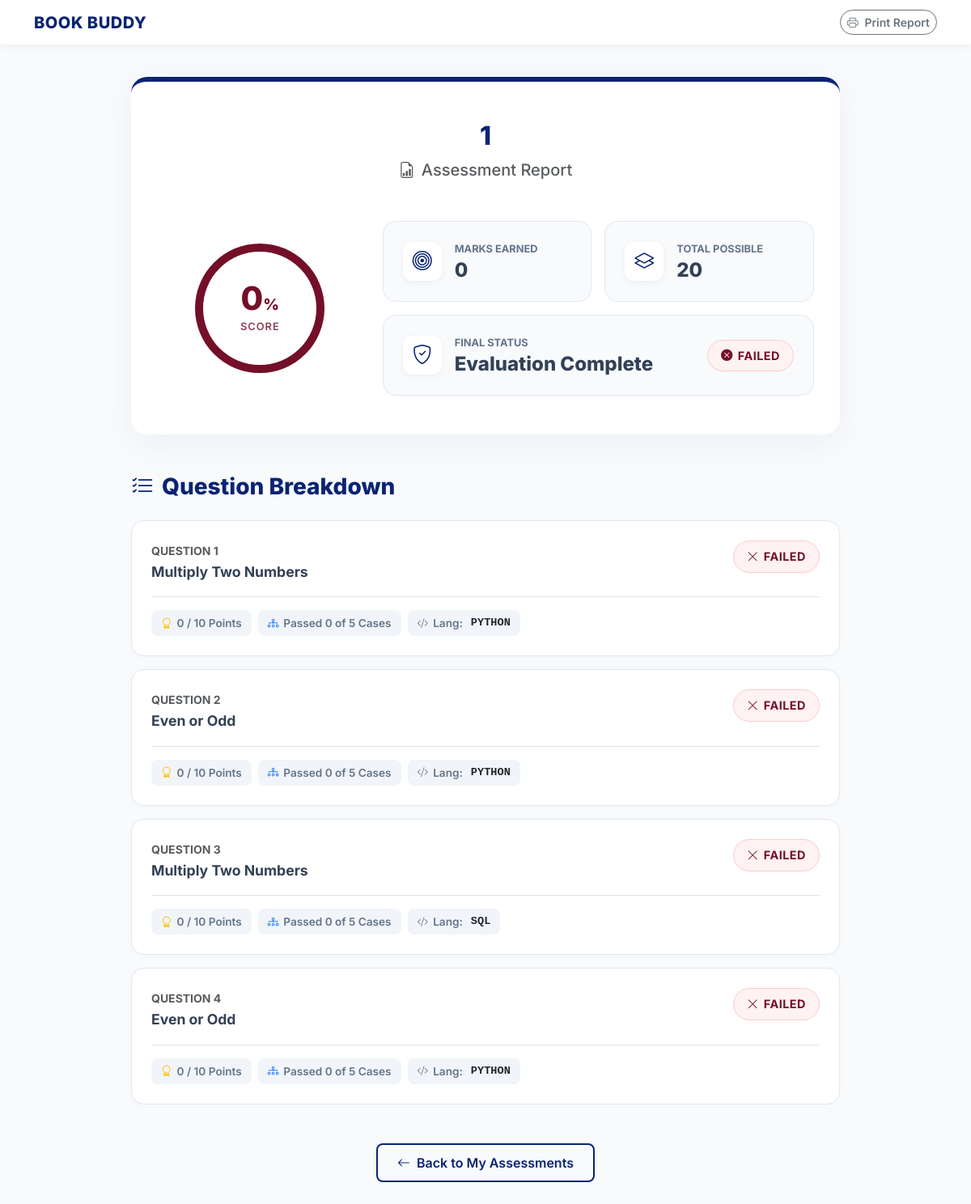
The page /student-results/1 (signed in) on the database its author committed.
### app.py (models this page shows, shortened)
class Testmaintain(db.Model):
    __tablename__ = 'test_maintain'
    id = db.Column(db.Integer, primary_key=True)
    test_title = db.Column(db.String(50))
    date = db.Column(db.Date)
    start_time = db.Column(db.DateTime)
    end_time = db.Column(db.DateTime)
    status = db.Column(db.String(20), default='draft')
    total_points = db.Column(db.Integer, default=0)
    question_id = db.Column(db.Integer, db.ForeignKey('question.id'), nullable=False)

class TestResult(db.Model):
    id = db.Column(db.Integer, primary_key=True)
    student_id = db.Column(db.Integer, db.ForeignKey('student.id'), nullable=False)
    test_id = db.Column(db.Integer, db.ForeignKey('test_maintain.id'), nullable=False)
    total_marks_obtained = db.Column(db.Integer, default=0)
    total_marks_possible = db.Column(db.Integer, default=0)
    percentage = db.Column(db.Float, default=0)
    status = db.Column(db.String(20), default='attempted')
    entry_time = db.Column(db.DateTime, default=ist_now) # Forced IST
    exit_time = db.Column(db.DateTime)
    submitted_at = db.Column(db.DateTime, default=ist_now) # Forced IST
    student = db.relationship('Student', backref='test_results')
    test = db.relationship('Testmaintain', backref='results')

class Submission(db.Model):
    id = db.Column(db.Integer, primary_key=True)
    code = db.Column(db.Text, nullable=False)
    language = db.Column(db.String(20))
    status = db.Column(db.String(20))
    timestamp = db.Column(db.DateTime, default=ist_now) # Forced IST
    marks_obtained = db.Column(db.Integer, default=0)
    total_marks = db.Column(db.Integer, default=0)
    test_cases_passed = db.Column(db.Integer, default=0)
    total_test_cases = db.Column(db.Integer, default=0)
    student_id = db.Column(db.Integer, db.ForeignKey('student.id'), nullable=False)
    question_id = db.Column(db.Integer, db.ForeignKey('question.id'), nullable=False)
    test_id = db.Column(db.Integer, db.ForeignKey('test_maintain.id'), nullable=True)
    student = db.relationship('Student', backref='submissions')
    question = db.relationship('Question', backref='submissions')
    test = db.relationship('Testmaintain', backref='submissions')

class Question(db.Model):
    id = db.Column(db.Integer, primary_key=True)
    question_id = db.Column(db.String(20))
    title = db.Column(db.String(200))
    description = db.Column(db.Text)
    input_format = db.Column(db.Text)
    output_format = db.Column(db.Text)
    constraints = db.Column(db.Text)
    explanation = db.Column(db.Text)
    difficulty = db.Column(db.String(20))
    test_cases = db.relationship('TestCase', backref='question', lazy=True, cascade='all, delete-orphan')

### app.py (the view)
@app.route('/student-results/<int:test_id>')
@login_required
def student_results(test_id):
    test = Testmaintain.query.get_or_404(test_id)
    result = TestResult.query.filter_by(test_id=test_id, student_id=current_user.id).first()
    submissions = Submission.query.filter_by(test_id=test_id, student_id=current_user.id).all()
    return render_template('student_results.html', test=test, result=result, submissions=submissions)

### app.py (called while the page is built)
def ist_now():
    return datetime.now(ist).replace(tzinfo=None)

@app.context_processor
def inject_now():
    return {'now': ist_now()}

@login_manager.user_loader
def load_user(user_id):
    student = Student.query.get(int(user_id))
    if student:
        return student
    return User.query.get(int(user_id))

### templates/student_results.html (shortened to what this page needs)
<!DOCTYPE html>
<html lang="en">
<head>
    <link href="https://cdn.jsdelivr.net/npm/bootstrap@5.3.0/dist/css/bootstrap.min.css" rel="stylesheet">
    <link rel="stylesheet" href="https://cdn.jsdelivr.net/npm/bootstrap-icons@1.11.1/font/bootstrap-icons.css">
</head>
<body>
    <nav class="navbar sticky-top">
        <div class="container d-flex justify-content-between align-items-center">
            <a class="brand-wrapper" href="/">
                <h2 class="brand-name d-none d-sm-block">BOOK BUDDY</h2>
            </a>
            <div class="d-flex align-items-center gap-3">
                <button onclick="window.print()" class="btn btn-outline-secondary btn-sm rounded-pill fw-semibold print-hide">
                    <i class="bi bi-printer me-1"></i> Print Report
                </button>
            </div>
        </div>
    </nav>
    <div class="container" style="max-width: 900px;">
        <div class="result-hero-card">
            <div class="text-center page-header mb-5">
                <h1>{{ test.test_title }}</h1>
                <p class="text-muted fw-medium fs-5"><i class="bi bi-file-earmark-bar-graph me-2"></i>Assessment Report</p>
            </div>
            {% if result %}
            <div class="row align-items-center g-4">
                <div class="col-md-4 text-center">
                    <div class="score-circle-wrapper">
                        <div class="score-circle
                            {% if result.percentage >= 70 %}score-high
                            {% elif result.percentage >= 40 %}score-medium
                            {% else %}score-low{% endif %}">
                            <span class="score-value">{{ "%.0f"|format(result.percentage) }}<small style="font-size: 1.2rem;">%</small></span>
                            <span class="score-label">Score</span>
                        </div>
                    </div>
                </div>
                <div class="col-md-8">
                    <div class="row g-3">
                        <div class="col-sm-6">
                            <div class="stat-box">
                                <div class="stat-icon"><i class="bi bi-bullseye"></i></div>
                                <div class="stat-content">
                                    <label>Marks Earned</label>
                                    <h3>{{ result.total_marks_obtained }}</h3>
                                </div>
                            </div>
                        </div>
                        <div class="col-sm-6">
                            <div class="stat-box">
                                <div class="stat-icon"><i class="bi bi-layers"></i></div>
                                <div class="stat-content">
                                    <label>Total Possible</label>
                                    <h3>{{ result.total_marks_possible }}</h3>
                                </div>
                            </div>
                        </div>
                        <div class="col-12">
                            <div class="stat-box justify-content-between">
                                <div class="d-flex align-items-center gap-3">
                                    <div class="stat-icon"><i class="bi bi-shield-check"></i></div>
                                    <div class="stat-content">
                                        <label>Final Status</label>
                                        <h3 class="d-none d-sm-block">Evaluation Complete</h3>
                                    </div>
                                </div>
                                <span class="status-badge {% if result.status == 'passed' %}status-passed{% else %}status-failed{% endif %}">
                                    {% if result.status == 'passed' %}
                                        <i class="bi bi-check-circle-fill"></i> PASSED
                                    {% else %}
                                        <i class="bi bi-x-circle-fill"></i> FAILED
                                    {% endif %}
                                </span>
                            </div>
                        </div>
                    </div>
                </div>
            </div>
            {% endif %}
        </div>
        {% if result %}
        <div class="mt-5">
            <h3 class="section-title"><i class="bi bi-list-check"></i> Question Breakdown</h3>
            {% for submission in submissions %}
            <div class="submission-card">
                <div class="d-flex flex-column flex-md-row justify-content-between align-items-md-start gap-3 mb-3">
                    <div>
                        <span class="text-muted fw-bold small text-uppercase letter-spacing-1">Question {{ loop.index }}</span>
                        <h4 class="q-title mt-1">{{ submission.question.title }}</h4>
                    </div>
                    <span class="status-badge {% if submission.status == 'Accepted' %}status-passed{% else %}status-failed{% endif %}">
                        {% if submission.status == 'Accepted' %}
                            <i class="bi bi-check2"></i> Accepted
                        {% else %}
                            <i class="bi bi-x-lg"></i> Failed
                        {% endif %}
                    </span>
                </div>
                <div class="d-flex flex-wrap gap-2 mt-3 pt-3 border-top">
                    <div class="metric-pill">
                        <i class="bi bi-award text-warning"></i>
                        {{ submission.marks_obtained }} / {{ submission.total_marks }} Points
                    </div>
                    <div class="metric-pill">
                        <i class="bi bi-diagram-3 text-primary"></i>
                        Passed {{ submission.test_cases_passed }} of {{ submission.total_test_cases }} Cases
                    </div>
                    <div class="metric-pill">
                        <i class="bi bi-code-slash text-secondary"></i>
                        Lang: <span class="text-dark font-monospace ms-1">{{ submission.language|upper }}</span>
                    </div>
                </div>
            </div>
            {% endfor %}
        </div>
        {% endif %}
        <div class="text-center mt-5 mb-4 print-hide">
            <a href="{{ url_for('student_test', id=current_user.id) }}" class="btn btn-outline-navy">
                <i class="bi bi-arrow-left me-2"></i>Back to My Assessments
            </a>
        </div>
    </div>
</body>
</html>

### templates/student_results.html (style rules this page uses)
:root { --brand-navy: #0A2472; --brand-crimson: #740f28; --brand-white: #ffffff; --bg-light: #f8fafc; --text-main: #334155; --text-muted: #64748b; --border-color: #e2e8f0; --success-color: #059669; --success-bg: #ecfdf5; --warning-color: #d97706; --warning-bg: #fffbeb; --danger-color: #dc2626; --danger-bg: #fef2f2; }
body { font-family: 'Inter', sans-serif; background-color: var(--bg-light); color: var(--text-main); padding-bottom: 50px; }
.navbar { background-color: var(--brand-white); box-shadow: 0 2px 10px rgba(0, 0, 0, 0.05); padding: 12px 0; margin-bottom: 40px; }
.brand-wrapper { display: flex; align-items: center; gap: 12px; text-decoration: none; }
.brand-name { margin: 0; font-size: 1.25rem; font-weight: 800; color: var(--brand-navy); letter-spacing: 0.5px; }
.result-hero-card { background: var(--brand-white); border-radius: 20px; padding: 3rem 2rem; box-shadow: 0 10px 40px rgba(10, 36, 114, 0.05); border-top: 6px solid var(--brand-navy); margin-bottom: 2rem; }
.page-header h1 { color: var(--brand-navy); font-weight: 800; font-size: 2rem; margin-bottom: 0.5rem; }
.score-circle-wrapper { position: relative; width: 160px; height: 160px; margin: 0 auto; }
.score-circle { width: 100%; height: 100%; border-radius: 50%; display: flex; flex-direction: column; align-items: center; justify-content: center; box-shadow: inset 0 0 0 10px rgba(0,0,0,0.05); background: var(--brand-white); position: relative; z-index: 2; }
.score-value { font-size: 2.5rem; font-weight: 800; line-height: 1; }
.score-label { font-size: 0.8rem; font-weight: 600; text-transform: uppercase; letter-spacing: 1px; margin-top: 5px; opacity: 0.8; }
.score-low { color: var(--brand-crimson); box-shadow: inset 0 0 0 10px var(--brand-crimson); }
.stat-box { background: #f8fafc; border: 1px solid var(--border-color); border-radius: 16px; padding: 1.5rem; height: 100%; display: flex; align-items: center; gap: 1rem; transition: transform 0.2s; }
.stat-icon { width: 48px; height: 48px; border-radius: 12px; display: flex; align-items: center; justify-content: center; font-size: 1.5rem; background: var(--brand-white); box-shadow: 0 2px 8px rgba(0,0,0,0.05); color: var(--brand-navy); }
.stat-content label { display: block; font-size: 0.8rem; text-transform: uppercase; font-weight: 700; color: var(--text-muted); margin-bottom: 2px; }
.stat-content h3 { margin: 0; font-size: 1.5rem; font-weight: 800; color: var(--text-main); }
.status-badge { padding: 8px 16px; border-radius: 30px; font-size: 0.9rem; font-weight: 700; display: inline-flex; align-items: center; gap: 6px; text-transform: uppercase; letter-spacing: 0.5px; }
.status-failed { background: var(--danger-bg); color: var(--brand-crimson); border: 1px solid #fecaca; }
.section-title { color: var(--brand-navy); font-weight: 800; margin-bottom: 1.5rem; display: flex; align-items: center; gap: 10px; }
.submission-card { background: var(--brand-white); border: 1px solid var(--border-color); border-radius: 16px; padding: 1.5rem; margin-bottom: 1rem; box-shadow: 0 2px 10px rgba(0,0,0,0.02); transition: all 0.2s; }
.q-title { font-size: 1.1rem; font-weight: 700; color: var(--text-main); margin-bottom: 0.25rem; }
.metric-pill { display: inline-flex; align-items: center; gap: 6px; background: #f1f5f9; color: var(--text-muted); padding: 6px 12px; border-radius: 8px; font-size: 0.85rem; font-weight: 600; }
.btn-outline-navy { color: var(--brand-navy); border: 2px solid var(--brand-navy); padding: 10px 24px; border-radius: 8px; font-weight: 600; transition: all 0.2s; background: transparent; }

### rows shown on the page
Testmaintain: test_title "1"
TestResult: percentage "0", total_marks_obtained "0", total_marks_possible "20"
Submission: question "Multiply Two Numbers", status "FAILED", marks_obtained "0", total_marks "10", test_cases_passed "0", total_test_cases "5", language "PYTHON"
Submission: question "Even or Odd", status "FAILED", marks_obtained "0", total_marks "10", test_cases_passed "0", total_test_cases "5", language "PYTHON"
Submission: question "Multiply Two Numbers", status "FAILED", marks_obtained "0", total_marks "10", test_cases_passed "0", total_test_cases "5", language "SQL"
Submission: question "Even or Odd", status "FAILED", marks_obtained "0", total_marks "10", test_cases_passed "0", total_test_cases "5", language "PYTHON"
